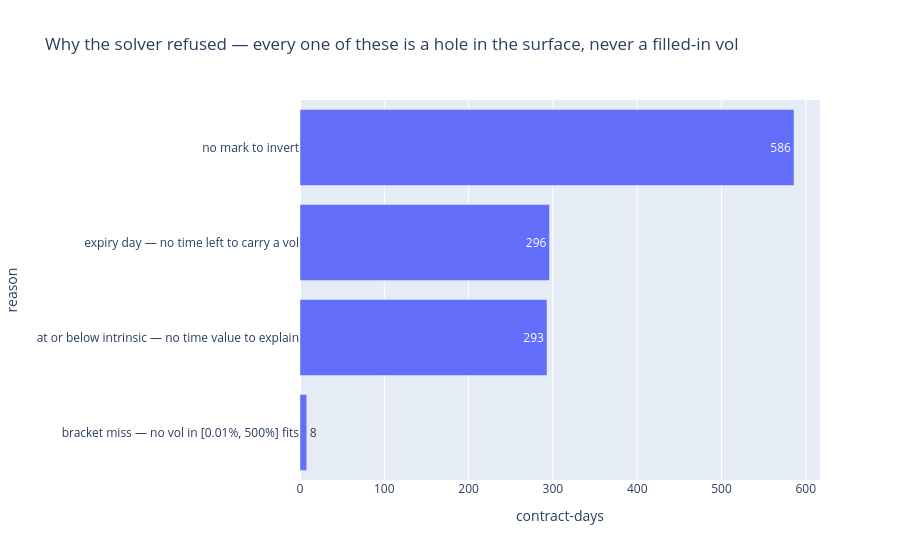

Here is the notebook cell this chart was saved with:
### Code cell
px.bar(
    breakdown.drop(index="inverted").reset_index(names="reason").sort_values("contract-days"),
    x="contract-days", y="reason", orientation="h", text="contract-days",
    title="Why the solver refused — every one of these is a hole in the surface, never a filled-in vol",
)

### Figure 1 — Plotly figure (JSON) as saved in the notebook; plotly's stock layout.template omitted (floating-point values rounded to 4 significant figures)
{"data": [{"hovertemplate": "contract-days=%{text}<br>reason=%{y}<extra></extra>", "legendgroup": "", "marker": {"color": "#636efa", "pattern": {"shape": ""}}, "name": "", "orientation": "h", "showlegend": false, "text": [8.0, 293.0, 296.0, 586.0], "textposition": "auto", "type": "bar", "x": [8, 293, 296, 586], "xaxis": "x", "y": ["bracket miss — no vol in [0.01%, 500%] fits", "at or below intrinsic — no time value to explain", "expiry day — no time left to carry a vol", "no mark to invert"], "yaxis": "y"}], "layout": {"barmode": "relative", "legend": {"tracegroupgap": 0}, "title": {"text": "Why the solver refused — every one of these is a hole in the surface, never a filled-in vol"}, "xaxis": {"anchor": "y", "domain": [0.0, 1.0], "title": {"text": "contract-days"}}, "yaxis": {"anchor": "x", "domain": [0.0, 1.0], "title": {"text": "reason"}}}}
